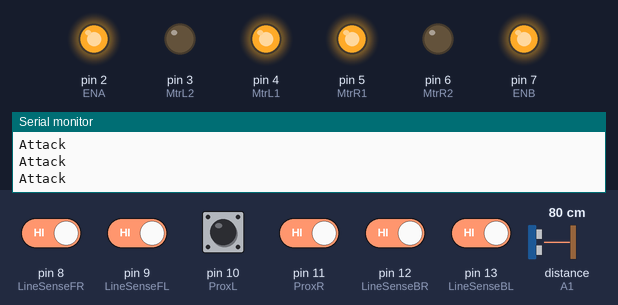
Recording of a sketch running on a simulated Arduino Uno, built with avr-gcc and run on an emulated ATmega328P. Shown: output pins drawn as LEDs (lit = HIGH), the last lines printed to the serial monitor. Dashed ring = blinking. The inputs (shaded band) are chosen by the test bench; at power-on: pin 8 (LineSenseFR), pin 9 (LineSenseFL), pin 10 (ProxL), pin 11 (ProxR), pin 12 (LineSenseBR), pin 13 (LineSenseBL) HIGH, distance to the obstacle (sensor on A1) 80 cm.

Above: at 6.7 s.
6.8 s: pin 8 (LineSenseFR) driven LOW
At 7.5 s:
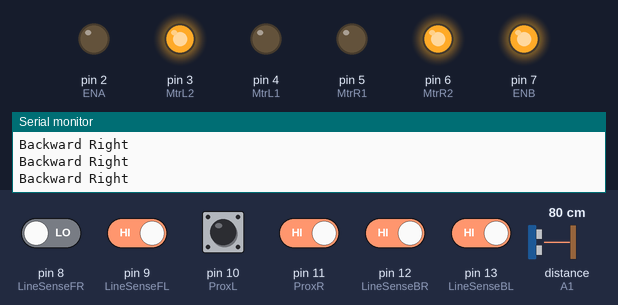
8.3 s: pin 9 (LineSenseFL) driven LOW
At 10.3 s:
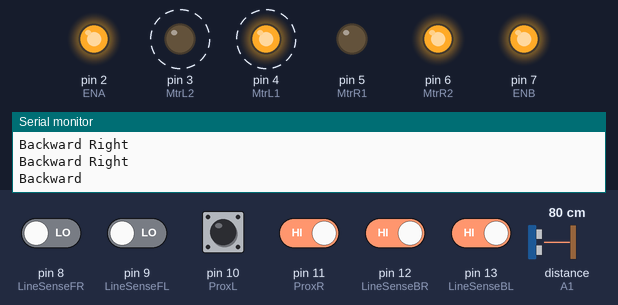
11.3 s: pin 8 (LineSenseFR) driven HIGH
At 12.5 s:
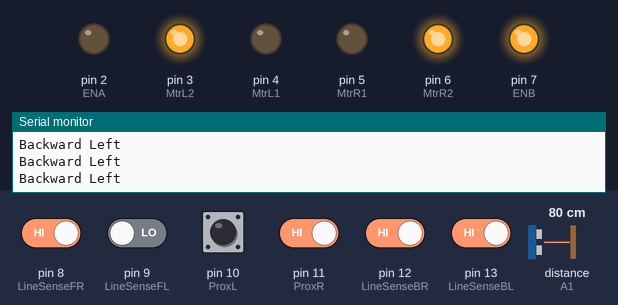
13.5 s: distance to the obstacle (sensor on A1) set to 299 cm
16.5 s: pin 9 (LineSenseFL) driven HIGH
At 16.8 s:
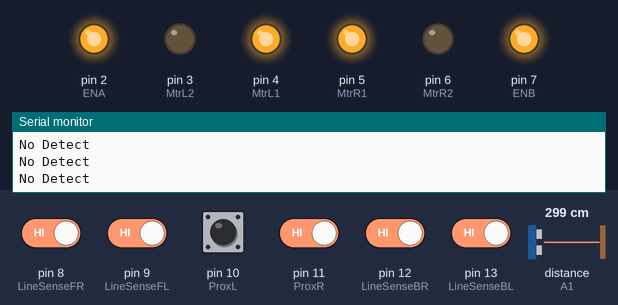
18.4 s: pin 11 (ProxR) driven LOW
At 19.6 s:
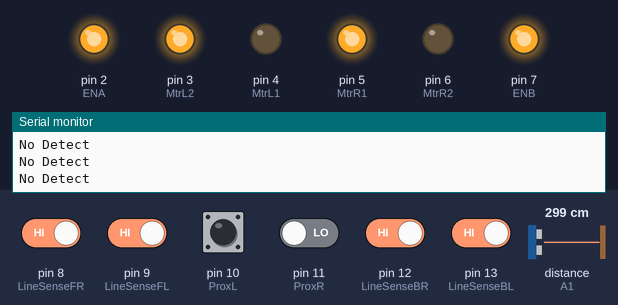
Timing chart, 0 to 20.9 s (numbered marks = the images above; inputs shaded):
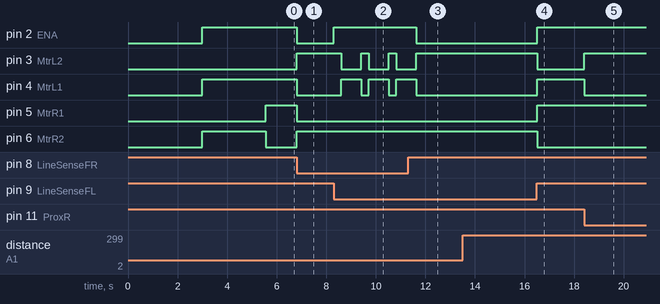

Measured:
- after the input at 6.8 s, pin 2 (ENA), pin 4 (MtrL1), pin 5 (MtrR1): HIGH → LOW at once; pin 3 (MtrL2), pin 6 (MtrR2): LOW → HIGH at once
- after the input at 8.3 s, pin 2 (ENA): LOW → HIGH at once; pin 3 (MtrL2): alternates HIGH for 0.30 s and LOW for 0.81 s, starting after 0.31 s; pin 4 (MtrL1): alternates HIGH for 0.81 s and LOW for 0.30 s, starting after 0.31 s
- after the input at 11.3 s, pin 2 (ENA): HIGH → LOW after 0.32 s; pin 3 (MtrL2): goes on until 11.6 s, then stays HIGH; pin 4 (MtrL1): goes on until 11.6 s, then stays LOW
- after the input at 16.5 s, pin 2 (ENA), pin 4 (MtrL1), pin 5 (MtrR1): LOW → HIGH at once; pin 3 (MtrL2), pin 6 (MtrR2): HIGH → LOW at once
- after the input at 18.4 s, pin 3 (MtrL2): LOW → HIGH at once; pin 4 (MtrL1): HIGH → LOW at once

The sketch:

sumobot-2022.ino
```cpp
#include <Ultrasonic.h>

//START Var
  Ultrasonic USsense(A0,A1);

  int LineSenseFL = 9;
  int LineSenseFR = 8;
  int LineSenseBL = 13;
  int LineSenseBR = 12;

  int ProxL = 10;
  int ProxR = 11;

  int ENA = 2;
  int MtrL1 = 4;
  int MtrL2 = 3;
  int MtrR1 = 5;
  int MtrR2 = 6;
  int ENB = 7;

  int USsenseDst;
  int LineTrackFL, LineTrackFR, LineTrackBL, LineTrackBR;
  int PrxL, PrxR;
//END Var

//START Func
  void Forward(){
    analogWrite(ENA, 255);
    analogWrite(ENB, 255);
    digitalWrite(MtrL1, 1);
    digitalWrite(MtrL2, LOW);
    digitalWrite(MtrR1, HIGH);
    digitalWrite(MtrR2, LOW);
  }

  void Backward(){
    analogWrite(ENA, 255);
    analogWrite(ENB, 255);
    digitalWrite(MtrL1, LOW);
    digitalWrite(MtrL2, HIGH);
    digitalWrite(MtrR1, LOW);
    digitalWrite(MtrR2, HIGH);
  }

  void TurnL(){
    analogWrite(ENA, 120);
    analogWrite(ENB, 255);
    digitalWrite(MtrL1, LOW);
    digitalWrite(MtrL2, HIGH);
    digitalWrite(MtrR1, LOW);
    digitalWrite(MtrR2, HIGH);
  }

  void TurnR(){
    analogWrite(ENA, 120);
    analogWrite(ENB, 255);
    digitalWrite(MtrL1, LOW);
    digitalWrite(MtrL2, HIGH);
    digitalWrite(MtrR1, LOW);
    digitalWrite(MtrR2, HIGH);
  }

  void CounterClockWise(){
    analogWrite(ENA, 255);
    analogWrite(ENB, 255);
    digitalWrite(MtrL1, LOW);
    digitalWrite(MtrL2, HIGH);
    digitalWrite(MtrR1, HIGH);
    digitalWrite(MtrR2, LOW);
  }

  void ClockWise(){
    analogWrite(ENA, 255);
    analogWrite(ENB, 255);
    digitalWrite(MtrL1, HIGH);
    digitalWrite(MtrL2, LOW);
    digitalWrite(MtrR1, LOW);
    digitalWrite(MtrR2, HIGH);
  }

  void Atk(){
    analogWrite(ENA, 255);
    analogWrite(ENB, 255);
    digitalWrite(MtrL1, HIGH);
    digitalWrite(MtrL2, LOW);
    digitalWrite(MtrR1, HIGH);
    digitalWrite(MtrR2, LOW);
  }

  void Stp(){
    analogWrite(ENA, 0);
    analogWrite(ENB, 0);
    digitalWrite(MtrL1, LOW);
    digitalWrite(MtrL2, LOW);
    digitalWrite(MtrR1, LOW);
    digitalWrite(MtrR2, LOW);
  }
//END Func

//START Design
  void setup() {

    pinMode(LineSenseFL,INPUT);
    pinMode(LineSenseFR,INPUT);
    pinMode(LineSenseBL,INPUT);
    pinMode(LineSenseBR,INPUT);
    pinMode(ProxL,INPUT);
    pinMode(ProxR,INPUT);
    pinMode(ENA,OUTPUT);
    pinMode(MtrL1,OUTPUT);
    pinMode(MtrL2,OUTPUT);
    pinMode(MtrR1,OUTPUT);
    pinMode(MtrR2,OUTPUT);
    pinMode(ENB,OUTPUT);

    Serial.begin(9600);

    delay(3000);
    ClockWise();
    delay(2550);
  }

  void loop() {
    USsenseDst = USsense.read(CM);
    if (USsenseDst>80){
      USsenseDst = 0;
    }


    LineTrackFL = digitalRead(LineSenseFL);
    LineTrackFR = digitalRead(LineSenseFR);
    LineTrackBL = digitalRead(LineSenseBL);
    LineTrackBR = digitalRead(LineSenseBR);
    PrxL = digitalRead(ProxL);
    PrxR = digitalRead(ProxR);

    if(LineTrackFL == 0 && LineTrackFR == 0 && LineTrackBL == 0 && LineTrackBR == 0){
      Stp();
      Serial.println("Stop");
    }
    else if(LineTrackFL == 0 && LineTrackFR == 0){
      Backward();
      delay(300);
      ClockWise();
      delay(800);
      Serial.println("Backward");
    }
    else if(LineTrackBL == 0 && LineTrackBR == 0){
      Forward();
      delay(1000);
      Serial.println("Forward");
    }
    else if(LineTrackFL == 0){
      TurnL();
      Serial.println("Backward Left");
    }
    else if(LineTrackFR == 0){
      TurnR();
      Serial.println("Backward Right");
    }
    else if(LineTrackBL == 0){
      TurnR();
      Serial.println("Forward Right");
    }
    else if(LineTrackBR == 0){
      TurnL();
      Serial.println("Forward Left");
    }
    else if(PrxL == 0){
      ClockWise();
      delay(1200);
      Serial.println("Clockwise");
    }
    else if(PrxR == 0){
      CounterClockWise();
      delay(1200);
      Serial.println("Counter Clockwise");
    }

    else if(USsenseDst > 0){
      Atk();
      Serial.println("Attack");
    }

    else{
      Forward();
      Serial.println("No Detect");
    }
  }

//END Design
```
